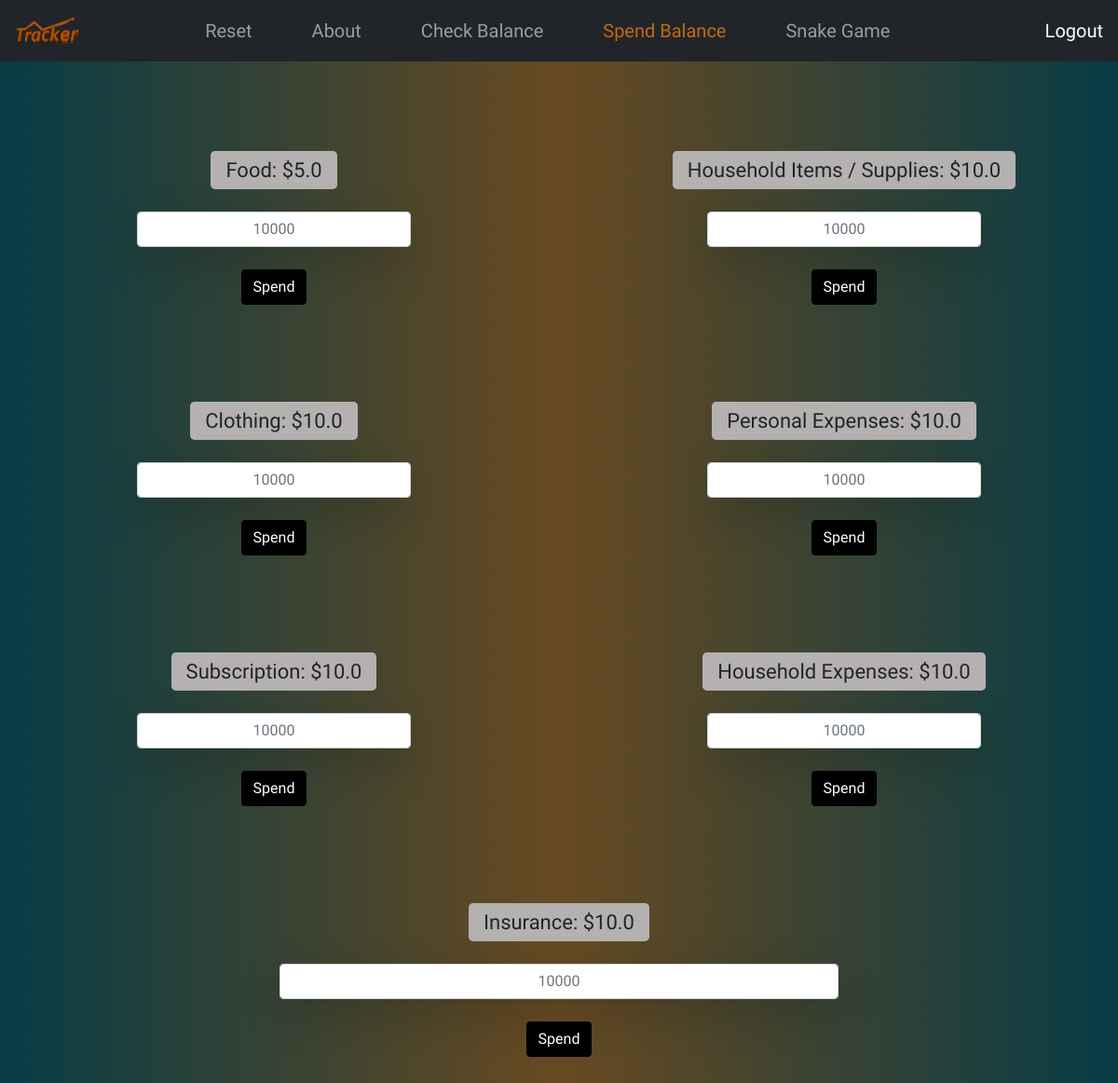
The app's page /spend_balance (signed in), older data.
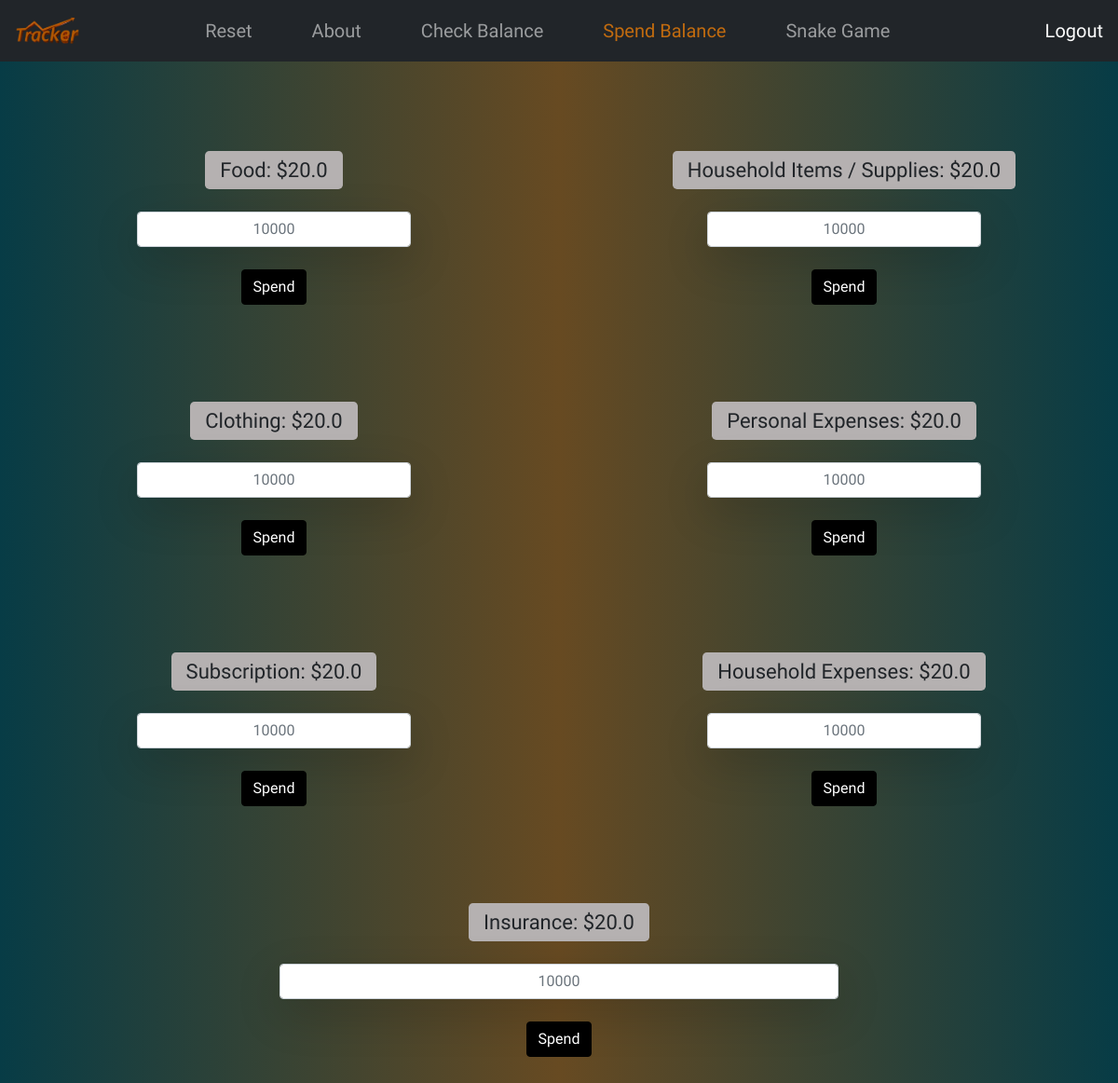
The same page, newer data.
### models.py (models this page shows)
class Expense(db.Model):
    id = db.Column(db.Integer, primary_key=True)
    user_id = db.Column(db.Integer, db.ForeignKey('user.id'), nullable=False)
    total_balance = db.Column(db.Float, default=0)
    food = db.Column(db.Float, default=0)
    house_hold = db.Column(db.Float, default=0)
    clothing = db.Column(db.Float, default=0)
    personal_expense = db.Column(db.Float, default=0)
    subscription = db.Column(db.Float, default=0)
    housing_expense = db.Column(db.Float, default=0)
    insurance = db.Column(db.Float, default=0)
    other = db.Column(db.Float, default=0)

### app.py (the view)
@app.route('/spend_balance')
def spend_balance_page():
    user_id = session['user_id']
    if 'user_id' not in session:
        return redirect(url_for('login'))
    balances = Expense.query.filter_by(user_id=user_id).first()
    if not balances:
        return "No balances found. Please initialize them first."
    return render_template("spendBalance.html", balances=balances)

### templates/spendBalance.html (shortened to what the changed rows need)
<!DOCTYPE html>
<html lang="en">
<head>
    <link rel="stylesheet" href="{{ url_for('static', filename = 'css/Spend.css') }}">
    <link href="https://cdn.jsdelivr.net/npm/bootstrap@5.0.2/dist/css/bootstrap.min.css" rel="stylesheet">
    <link rel="stylesheet" href="css/animate.css">
    <link rel="stylesheet" href="https://cdnjs.cloudflare.com/ajax/libs/animate.css/4.1.1/animate.min.css"/>
    <link rel="stylesheet" href="https://code.jquery.com/ui/1.12.1/themes/base/jquery-ui.css">
</head>
<body>
    <section class="over-h">
        <div class="contianer over-h">
            <div class="row mt-5 pt-5 over-h ">
                <div class="col-md-6 text-center">
                    <div class="mb-2">
                        <form class="text-center" action="/spend/food" method="post" id="foodForm">
                            <label class="bg-white-30  mb- px-3 py-1 rounded-3 mb-4" for="inputSpend">Food: ${{ balances.food }}</label>
                            <div class="d-flex justify-content-center">
                                <input id="inputSpend" name="food" class="form-control w-50 text-center shadow-lg" oninput="validatePositiveInput(this)" placeholder="10000">
                            </div>
                            <button type="submit" class="submit btn btn-primary mt-4">Spend</button>
                        </form>
                    </div>
                </div>
                <div class="col-md-6 text-center">
                    <div class="mb-2 " >
                        <form class="text-center  " action="/spend/house_hold" method="post">
                                <label  class="bg-white-30  mb-  px-3 py-1 rounded-3 mb-4" for="input1">
                                    Household Items / Supplies: ${{ balances.house_hold }}
                                </label>
                                <div class="d-flex justify-content-center">
                                    <input id="inputSpend" name="house_hold" class="form-control w-50 text-center shadow-lg" id="input1" oninput="validatePositiveInput(this)" placeholder="10000">
                                </div>
                                <button type="submit" class="btn submit btn-primary mt-4 submit">Spend</button>
                        </form>
                    </div>
                </div>
            </div>
            <div class="row mt-5 pt-5 over-h">
                <div class="col-md-6 text-center">
                    <div class="mb-2 " >
                        <form class="text-center  " action="/spend/clothing" method="post">
                                <label  class="bg-white-30  mb-  px-3 py-1 rounded-3 mb-4" for="input1">Clothing: ${{ balances.clothing }}</label>
                                <div class="d-flex justify-content-center">
                                    <input id="inputSpend" name="clothing" class="form-control w-50 text-center shadow-lg" id="input1" oninput="validatePositiveInput(this)" placeholder="10000">
                                </div>
                                <button type="submit" class="btn btn-primary mt-4 submit">Spend</button>
                        </form>
                    </div>
                </div>
                <div class="col-md-6 text-center">
                    <div class="mb-2 " >
                        <form class="text-center  " action="/spend/personal_expense" method="post">
                                <label  class="bg-white-30  mb-  px-3 py-1 rounded-3 mb-4" for="input1">Personal Expenses: ${{ balances.personal_expense }}</label>
                                <div class="d-flex justify-content-center">
                                    <input id="inputSpend" name="personal_expense" class="form-control w-50 text-center shadow-lg" id="input1" oninput="validatePositiveInput(this)" placeholder="10000">
                                </div>
                                <button type="submit" class="btn btn-primary mt-4 submit">Spend</button>
                        </form>
                    </div>
                </div>
            </div>
            <div class="row mt-5 pt-5 over-h">
                <div class="col-md-6 text-center">
                    <div class="mb-2 " >
                        <form class="text-center  " action="/spend/subscription" method="post">
                                <label  class="bg-white-30  mb-  px-3 py-1 rounded-3 mb-4" for="input1">Subscription: ${{ balances.subscription }}</label>
                                <div class="d-flex justify-content-center">
                                    <input id="inputSpend" name="subscription" class="form-control w-50 text-center shadow-lg" id="input1" oninput="validatePositiveInput(this)" placeholder="10000">
                                </div>
                                <button type="submit" class="btn btn-primary mt-4 submit">Spend</button>
                        </form>
                    </div>
                </div>
                <div class="col-md-6 text-center">
                    <div class="mb-2 ">
                        <form class="text-center  " action="/spend/housing_expense" method="POST">
                                <label  class="bg-white-30  mb-  px-3 py-1 rounded-3 mb-4" for="input1">Household Expenses: ${{ balances.housing_expense }} </label>
                                <div class="d-flex justify-content-center">
                                    <input id="inputSpend" name="housing_expense" class="form-control w-50 text-center shadow-lg" id="input1" oninput="validatePositiveInput(this)" placeholder="10000">
                                </div>
                                <button type="submit" class="btn btn-primary mt-4 submit">Spend</button>
                        </form>
                    </div>
                </div>
            </div>
            <div class="row over-h  mt-5 pt-5 mb-5 ">
                <div class="col-md-12 text-center">
                    <div class="mb-2 " >
                        <form class="text-center  " action="/spend/insurance">
                                <label  class="bg-white-30  mb-  px-3 py-1 rounded-3 mb-4" for="input1">Insurance: ${{ balances.insurance }}</label>
                                <div class="d-flex justify-content-center">
                                    <input id="inputSpend" name="food" class="form-control w-50 text-center shadow-lg" id="input1" oninput="validatePositiveInput(this)" placeholder="10000">
                                </div>
                                <button type="submit" class="btn btn-primary mt-4 submit">Spend</button>
                        </form>
                    </div>
                </div>
            </div>
        </div>
    </section>
</body>

Row changes from the older to the newer data that the page shows:
changed Expense: food "5.0" → "20.0"; house_hold "10.0" → "20.0"; clothing "10.0" → "20.0"; personal_expense "10.0" → "20.0"; subscription "10.0" → "20.0"; housing_expense "10.0" → "20.0"; insurance "10.0" → "20.0"
